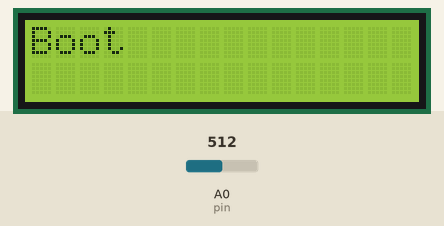
Simulated run of this sketch. Board: Arduino Uno, built with avr-gcc and run on an emulated ATmega328P. Shown: 16×2 character LCD. Inputs (shaded band) come from the test bench; at power-on: A0 (pin) = 512.

Above: at 0.1 s.
At 1.1 s:
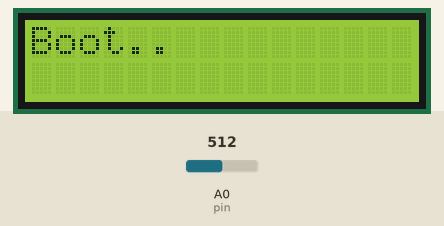
At 2.1 s:
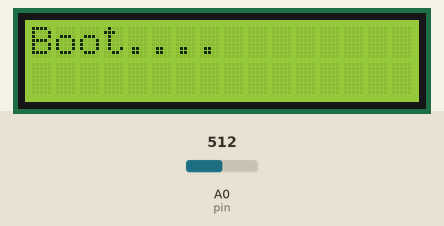
At 3.6 s:
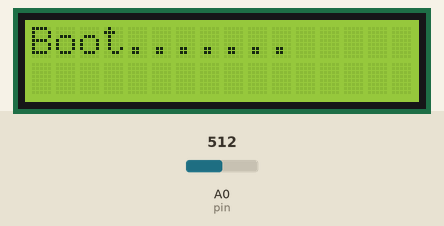
At 4.2 s:
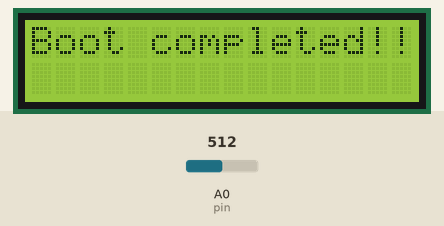
At 6.2 s:
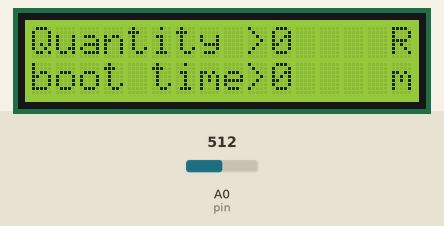

Measured:
- what the display in image 3 shows lasts 0.5 s, from 3.6 s to 4.1 s
- what the display in image 4 shows lasts 2.0 s, from 4.1 s to 6.1 s

The sketch:

Mouse_house.ino
```cpp
#include <Wire.h>
#include <LiquidCrystal_I2C.h>
LiquidCrystal_I2C lcd(0x27, 2, 1, 0, 4, 5, 6, 7, 3, POSITIVE);

#include "Lcdp.h"
#include "Time.h"

#define pin A0

Lcdp _lcd(&lcd);
Time _time(&lcd);

void setup()
{
	Serial.begin(9600);
	_lcd.lcd_begin();
	_time.time_begin();
}

void loop()
{
	_time.show_time();
	static int num = 0, sum = 0;
	bool val;
	int rd = analogRead(pin);
	rd < 200 ? val = true : val = false;
	if (val)
	{
		num++;
		do
		{
			_time.show_time();
			rd = analogRead(pin);
			rd < 200 ? val = true : val = false;
		} while (val);
		if (num % 9 == 0)
		{
			lcd.setCursor(10, 0);
			sum++;
			Serial.println(sum);
			lcd.print(sum);
		}
	}
}
```

Time.cpp
```cpp
#include "Time.h"

Time::Time(LiquidCrystal_I2C* lcd)
{
	this->_lcd = lcd;
}

Time::~Time()
{
}
void Time::time_begin()
{
	this->_lcd->setCursor(0, 1);
	this->_lcd->print("boot time>");
	this->_lcd->setCursor(15, 1);
	this->_lcd->print("m");
}
void Time::show_time()
{
	boot_time = millis() / 1000 / 60;
	this->_lcd->setCursor(10, 1);
	this->_lcd->print(boot_time);
}
```

Time.h
```cpp
#pragma once
#include <Arduino.h>
#include <Wire.h>
#include <LiquidCrystal_I2C.h>

class Time
{
protected:
	int boot_time;
	LiquidCrystal_I2C* _lcd;
public:
	Time(LiquidCrystal_I2C*);
	~Time();
	void time_begin();
	void show_time();
};
```

Lcdp.cpp
```cpp
#include "Lcdp.h"

Lcdp::Lcdp(LiquidCrystal_I2C* lcd)
{
	this->_lcd = lcd;
}

Lcdp::~Lcdp()
{
}

void Lcdp::lcd_begin()
{
	this->_lcd->begin(16, 2);
	this->_lcd->clear();
	this->_lcd->setCursor(0, 0);
	this->_lcd->print("Boot");
	for (int i = 0; i < 8; i++)
	{
		delay(500);
		this->_lcd->setCursor(i + 4, 0);
		this->_lcd->print(".");
	}
	this->_lcd->clear();
	this->_lcd->setCursor(0, 0);
	this->_lcd->print("Boot completed!!");
	delay(2000);
	this->_lcd->clear();
	this->_lcd->print("Quantity >0    R");
}
```

Lcdp.h
```cpp
#pragma once
#include <Arduino.h>
#include <Wire.h>
#include <LiquidCrystal_I2C.h>

class Lcdp
{
protected:
	LiquidCrystal_I2C* _lcd;
public:
	Lcdp(LiquidCrystal_I2C*);
	~Lcdp();
	void lcd_begin();
};
```
